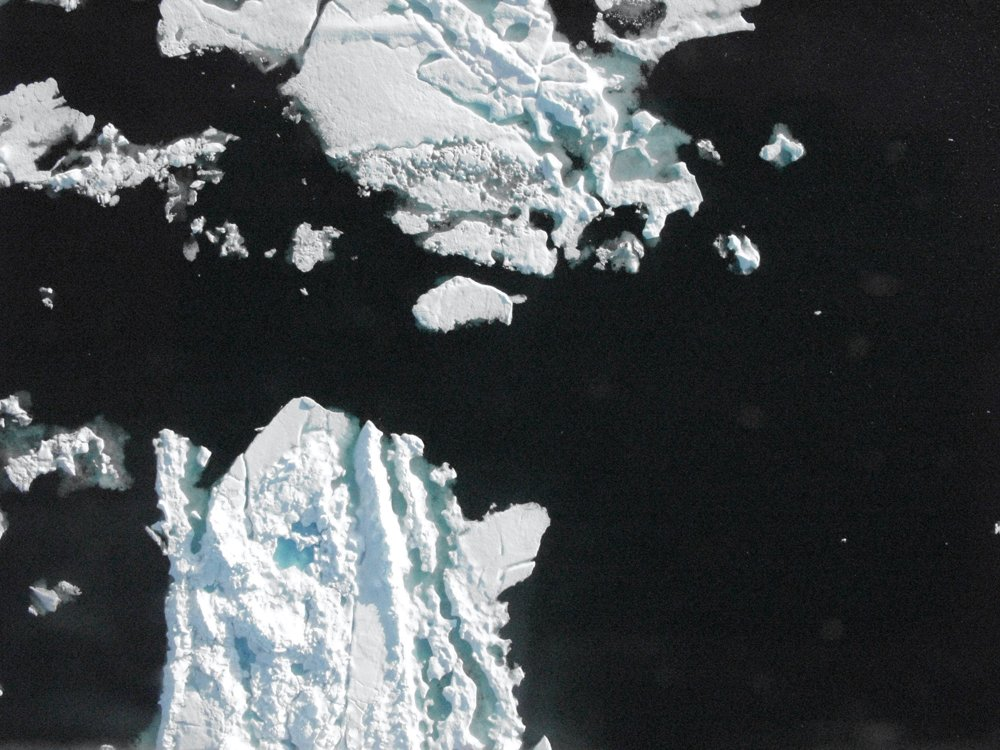
#> input picture Data/072610_00104.jpg, 1000 x 750 px, found by its file name
$ python interactiveCreateTrainingbyClick_QuickShift.py   (Python 2 division)   (older library calls are emulated)
#> lines starting #> are read from the running program, lines starting #| are printed output that depends on the picture; after the words box and inside, x2 and y2 are one past the last pixel; in counts of white or black regions, pixels touching at a corner belong together
import numpy as np
import matplotlib.pyplot as plt
from skimage.segmentation import quickshift, mark_boundaries
from skimage import measure
from sklearn.ensemble import RandomForestClassifier
from scipy import misc

# Training image path
filePath = "C:\\Projects\\SeaIce\\Data\\072610_00104.jpg"

# Quickshift parameters
qs_kernel_size = 3
qs_max_dist = 6
qs_ratio = 0.5

# Training Samples parameters
TSn = 20

# Random forest parameters
RF_n_estimators = 100

# Load image
#TODO should use getImage
img = misc.imread(filePath)
#> img is the input picture: shape (750, 1000, 3); mean R, G, B 74.5, 78.8, 81.1
plt.imshow(img)
# Quickshift segment image
segments_quick = quickshift(img, kernel_size=qs_kernel_size, max_dist=qs_max_dist, ratio=qs_ratio)
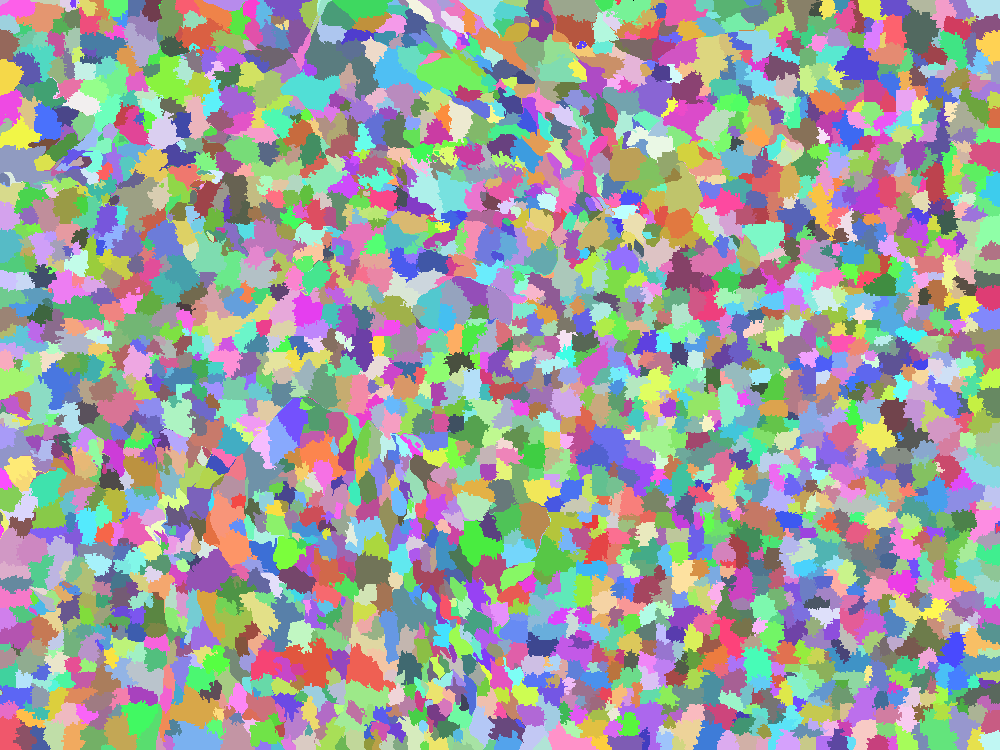
#> segments_quick: shape (750, 1000) int64; 2675 distinct labels, from 0 to 2674; one colour per label, 0 black
print("Quickshift number of segments: %d" % len(np.unique(segments_quick)))
#| Quickshift number of segments: 2675

# Extract feature properties
# Mean RGB intensities
props = measure.regionprops(segments_quick,img[:,:,0], cache=False)
#> props = 2674 regions; largest, box (x1, y1, x2, y2) and area: (416, 52, 488, 97) 1651, (0, 145, 60, 189) 1446, (280, 69, 341, 112) 1389, (280, 638, 336, 688) 1366, (185, 548, 239, 593) 1355
r=[prop.mean_intensity for prop in props]
#> r = 2674 values, max 250 at index 1938, min 14.63 at index 2147, mean 77.34
props = measure.regionprops(segments_quick,img[:,:,1], cache=False)
g=[prop.mean_intensity for prop in props]
#> g = 2674 values, max 251.1 at index 1938, min 18.23 at index 2147, mean 82.01
props = measure.regionprops(segments_quick,img[:,:,2], cache=False)
b=[prop.mean_intensity for prop in props]
#> b = 2674 values, max 251.5 at index 1938, min 19.37 at index 2147, mean 84.37
# RGB Ratios
Ratio1 = np.divide(np.subtract(b,r) , np.add(b,r))
#> Ratio1 = 2674 values, max 0.299 at index 2302, min 0 at index 67, mean 0.0653
Ratio2 = np.divide(np.subtract(b,g) , np.add(b,g))
#> Ratio2 = 2674 values, max 0.1 at index 1803, min -0.0315 at index 1362, mean 0.0227
denom = np.subtract(np.subtract(np.multiply(b,2),g),r)
#> denom = 2674 values, max 95.63 at index 2302, min -1.03 at index 1362, mean 9.39
denom[denom==0] = 0.05
Ratio3 = np.divide(np.subtract(g,r) , denom)
#> Ratio3 = 2674 values, max 75.8 at index 2646, min -5 at index 883, mean 0.577
# Stack properties to array
features = np.column_stack((r,g,b,Ratio1,Ratio2,Ratio3))
#> features = 2674 rows, first 6: [193.1, 194.1, 196.1, 0.00771, 0.00513, 0.2], [82.44, 92.09, 93.16, 0.061, 0.00574, 0.82], [80.19, 82.54, 84.66, 0.0271, 0.0127, 0.356], [157.2, 160.2, 163.5, 0.0196, 0.0103, 0.305], [87.1, 88.1, 91.43, 0.0243, 0.0186, 0.13], [187.8, 188.3, 189.2, 0.00357, 0.00238, 0.2]


labels=[]
def addSamples(iclass):
    def onclick(event):
        if event.button == 1:
            print "clicked"
            print segments_quick[event.x,event.y]
            print event.xdata,event.ydata
            plt.figure(2)
            mask = np.zeros(img.shape[:2], dtype = "uint8")
            mask[segments_quick == segments_quick[int(event.ydata),int(event.xdata)]] = 2
            bounded = mark_boundaries(img,mask,color=(1,1,0),mode='thick')
            plt.imshow(bounded)
            plt.draw()
            plt.figure(1)
            labels.append((segments_quick[event.ydata,event.xdata],iclass))
    fig = plt.imshow(img)
    cid = fig.figure.canvas.mpl_connect('button_press_event', onclick)
    plt.show()

# Extract labels and indexes
trainingSetIndex = [x[0]-1 for x in labels]
trainingSetClasses = [x[1] for x in labels]

#create training set
trainingSet = features[trainingSetIndex]
#> trainingSet = empty array

# Create classifier
forest = RandomForestClassifier(n_estimators = RF_n_estimators)

# Fit classifier
#> (the run stopped early here; a loop or call above may not have finished)
